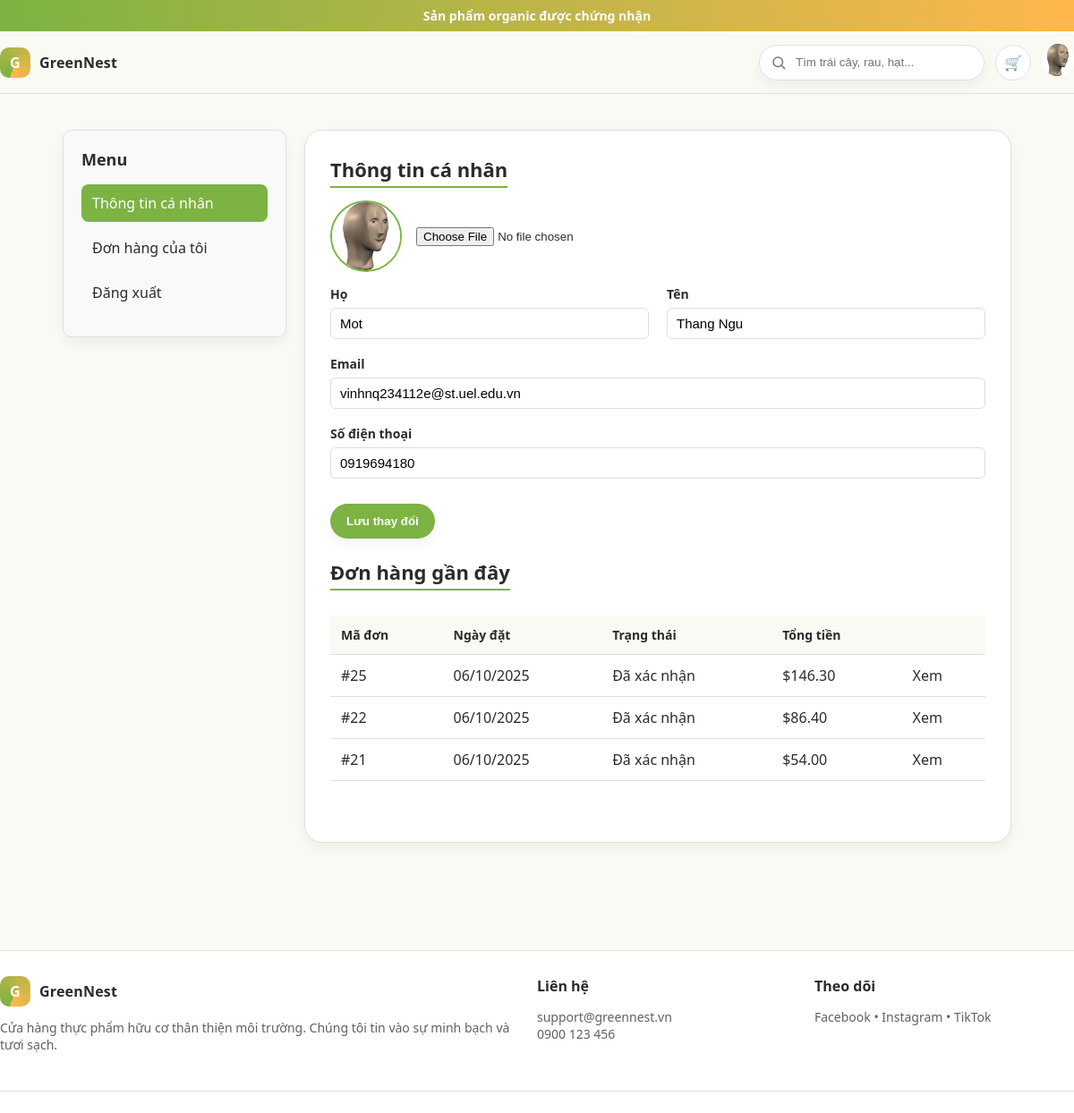
Screenshot of /myaccount/ (signed in) with the database file from the repository.
### app/models/user_customer.py (models this page shows, shortened)
class Customer(models.Model):
    user = models.OneToOneField(User, on_delete=models.CASCADE, null=True, blank=True)
    name = models.CharField(max_length=200, null=True)
    phone = models.CharField(max_length=15, null=True, blank=True)
    customer_image = models.ImageField(upload_to='Profile/', null=True, blank=True)

### app/models/order_payment.py (models this page shows, shortened)
class Order(models.Model):
    class Status(models.TextChoices):
        PLACED     = "placed",     "Đã đặt"
        PROCESSING = "processing", "Đang xử lý"
        CONFIRMED  = "confirmed",  "Đã xác nhận"
        SHIPPING   = "shipping",   "Đang vận chuyển"
        COMPLETED  = "completed",  "Hoàn tất"
        CANCELED   = "canceled",   "Đã hủy"
    PAYMENT_METHODS = [
        ("cash", "COD"),
        ("momo", "Momo"),
        ("vnpay", "VNPay"),
        ("bank", "Chuyển khoản"),
    ]
    customer= models.ForeignKey(Customer, on_delete=models.SET_NULL, null=True, blank=True)
    date_order= models.DateTimeField(auto_now_add=True)
    payment_method = models.CharField(max_length=20, choices=PAYMENT_METHODS, null=True, blank=True)
    complete = models.BooleanField(default=False)
    is_paid= models.BooleanField(default=False)
    used_reward= models.BooleanField(default=False)
    coupon= models.ForeignKey('Coupon', on_delete=models.SET_NULL, null=True, blank=True)
    status= models.CharField(max_length=20, choices=Status.choices, default=Status.PLACED)
    @property
    def get_cart_total(self):
        total = sum(item.get_total for item in self.orderitem_set.all())
        if self.used_reward:
            total *= Decimal("0.90")
        if self.coupon and self.coupon.is_valid():
            if self.coupon.discount_type == "percent":
                total *= (Decimal("1.0") - (self.coupon.discount_value / Decimal("100")))
            elif self.coupon.discount_type == "fixed":
                total -= self.coupon.discount_value
        return max(total, Decimal("0.00"))

class OrderItem(models.Model):
    order = models.ForeignKey(Order, on_delete=models.CASCADE)
    product = models.ForeignKey(Product, null=True, blank=True, on_delete=models.SET_NULL)
    combo = models.ForeignKey(Combo, null=True, blank=True, on_delete=models.SET_NULL)
    quantity = models.IntegerField(default=1)
    date_added = models.DateTimeField(auto_now_add=True)
    price = models.DecimalField(max_digits=10, decimal_places=2, default=0)
    @property
    def get_total(self):
        return self.price * self.quantity

### app/models/coupon.py (models this page shows, shortened)
class Coupon(models.Model):
    code = models.CharField(max_length=50, unique=True)
    description = models.TextField(null=True, blank=True)
    discount_type = models.CharField(
        max_length=10,
        choices=[("percent", "Percent"), ("fixed", "Fixed Amount")],
        default="percent"
    )
    discount_value = models.DecimalField(max_digits=10, decimal_places=2)
    valid_from = models.DateTimeField(default=timezone.now)
    valid_to = models.DateTimeField(null=True, blank=True)
    active = models.BooleanField(default=True)
    usage_limit = models.IntegerField(null=True, blank=True)
    used_count = models.IntegerField(default=0)
    min_order_value = models.DecimalField(max_digits=10, decimal_places=2, default=0)
    is_public = models.BooleanField(default=True)
    def is_valid(self):
        now = timezone.now()
        return (
            self.active
            and (self.valid_from <= now <= (self.valid_to or now))
            and (self.usage_limit is None or self.used_count < self.usage_limit)
        )

### app/views/view_auth.py (the view)
# urls.py: path('myaccount/', views.myaccount, name='myaccount'),
@login_required
def myaccount(request):
    view_mode = request.GET.get("view", "profile")
    customer = getattr(request.user, "customer", None)
    recent_orders = Order.objects.filter(customer=customer).order_by("-date_order")[:3]
    recent_order = Order.objects.filter(customer=customer).order_by("-date_order").first()
    return render(request, "app/myaccount.html", {
        "customer": customer,
        "recent_orders": recent_orders,
        "recent_order": recent_order,
        "active_tab": view_mode,
    })

### app/templates/app/myaccount.html (shortened to what this page needs)
{% extends "app/base.html" %}
{% load static %}
{% block content %}
<link rel="stylesheet" href="{% static 'app/css/myaccount.css' %}">
<section class="container account-wrapper">
  <aside class="account-sidebar">
    <h3>Menu</h3>
    <a href="{% url 'myaccount' %}?view=profile"
       class="{% if active_tab == 'profile' %}active{% endif %}">Thông tin cá nhân</a>
    <a href="{% url 'myaccount' %}?view=orders"
       class="{% if active_tab == 'orders' %}active{% endif %}">Đơn hàng của tôi</a>
    <a href="{% url 'logout' %}">Đăng xuất</a>
  </aside>
  <div class="account-content">
    {% if active_tab == "profile" %}
    <div class="account-section account-info">
      <h2>Thông tin cá nhân</h2>
      <form method="post" action="{% url 'editaccount' %}" enctype="multipart/form-data">
        <div class="avatar-wrapper">
          <img src="{% if customer.customer_image %}{{ customer.customer_image.url }}{% else %}{% static 'app/images/avtmacdinh.jpeg' %}{% endif %}"
               alt="Avatar" class="profile-avatar">
          <input type="file" name="customer_image" accept="image/*">
        </div>
        <div class="form-row">
          <div class="form-group">
            <label>Họ</label>
            <input type="text" name="first_name" value="{{ request.user.first_name }}">
          </div>
          <div class="form-group">
            <label>Tên</label>
            <input type="text" name="last_name" value="{{ request.user.last_name }}">
          </div>
        </div>
        <div class="form-group">
          <label>Email</label>
          <input type="email" name="email" value="{{ request.user.email }}">
        </div>
        <div class="form-group">
          <label>Số điện thoại</label>
          <input type="tel" name="phone" value="{{ customer.phone|default:'' }}">
        </div>
        <button type="submit" class="btn btn-primary" style="margin-top:10px;">Lưu thay đổi</button>
      </form>
      <br>
      <div class="account-section">
      <h2>Đơn hàng gần đây</h2>
        {% if recent_orders %}
        <table class="order-table">
          <thead> <tr>
            <th>Mã đơn</th>
            <th>Ngày đặt</th>
            <th>Trạng thái</th>
            <th>Tổng tiền</th>
            <th></th> </tr>
          </thead>
          <tbody>
            {% for order in recent_orders %}
            <tr>
              <td>#{{ order.id }}</td>
              <td>{{ order.date_order|date:"d/m/Y" }}</td>
              <td class="status">{{ order.get_status_display }}</td>
              <td>${{ order.get_cart_total|floatformat:2 }}</td>
              <td><a href="{% url 'orderdetail' order.id %}">Xem</a></td>
            </tr>
            {% endfor %}
          </tbody>
        </table>
        {% else %}
          <p>Bạn chưa có đơn hàng nào.</p>
        {% endif %}
      </div>
    </div>
    {% endif %}
  </div>
</section>
{% endblock %}

### app/templates/app/base.html (shortened to what this page needs)
{% load static %}
<!DOCTYPE html>
<html lang="vi">
<head>
  <link rel="stylesheet" href="{% static 'app/css/main.css' %}">
  <link rel="stylesheet" href="{% static 'app/css/btn.css' %}">
</head>
<body>
  <div class="bar">
    <div class="container">Sản phẩm organic được chứng nhận</div>
  </div>
  <header>
    <div class="container nav">
      <a class="brand" href="{% url 'home' %}">
        <div class="logo">G</div>
        <span>GreenNest</span>
      </a>
      <nav class="nav-right">
        <div class="search">
          <form method="get" action="{% url 'search' %}" style="display:flex; align-items:center; gap:8px;">
            <svg width="18" height="18" viewBox="0 0 24 24" fill="none">
              <path d="M21 21l-3.9-3.9" stroke="#777" stroke-width="2" stroke-linecap="round"/>
              <circle cx="11" cy="11" r="7" stroke="#777" stroke-width="2" fill="none"/>
            </svg>
            <input type="text" name="q" placeholder="Tìm trái cây, rau, hạt..." value="{{ request.GET.q|default:'' }}">
          </form>
        </div>
        <a class="icon-btn" href="{% url 'cart' %}">🛒</a>
        <div class="profile">
          {% if request.user.is_authenticated %}
            <img src="{% if request.user.customer.customer_image %}{{ request.user.customer.customer_image.url }}{% else %}{% static 'app/images/avtmacdinh.jpeg' %}{% endif %}"
                alt="Avatar" class="avatar">
          {% else %}
            <a href="{% url 'auth' %}">
              <h3>Login</h3>
            </a>
          {% endif %}
        </div>
      </nav>
    </div>
  </header>
  <main>
    {% block content %}{% endblock %}
  </main>
  <footer>
    <div class="container foot">
      <div>
        <div class="brand"><div class="logo">G</div><strong>GreenNest</strong></div>
        <p class="subtle">Cửa hàng thực phẩm hữu cơ thân thiện môi trường. Chúng tôi tin vào sự minh bạch và tươi sạch.</p>
      </div>
      <div>
        <h4>Liên hệ</h4>
        <p class="subtle">support@greennest.vn<br/>0900 123 456</p>
      </div>
      <div>
        <h4>Theo dõi</h4>
        <p class="subtle">Facebook • Instagram • TikTok</p>
      </div>
    </div>
    <div class="credits"></div>
  </footer>
</body>
</html>

### app/static/app/css/main.css (style rules this page uses)
:root { --green: #7CB342; --brown: #A1887F; --cream: #FAFAF5; --orange: #FFB74D; --gray: #E0E0E0; --text: #2b2b2b; --muted: #606060; --radius: 20px; --shadow: 0 10px 20px rgba(0, 0, 0, .06); --shadow-soft: 0 6px 14px rgba(0, 0, 0, .05); --max: 1200px; }
* { box-sizing: border-box }
html, body { height: 100%; margin: 0; }
body { display: flex; flex-direction: column; font-family: system-ui, -apple-system, Segoe UI, Roboto, Helvetica, Arial, "Apple Color Emoji", "Segoe UI Emoji"; color: var(--text); background: var(--cream); }
main { flex: 1; padding-bottom: 80px; }
a { color: inherit; text-decoration: none }
.container { max-width: var(--max); margin: 0 auto; padding: 0 20px }
.btn { display: inline-block; padding: 12px 18px; border-radius: 999px; font-weight: 600; transition: .2s ease; }
.btn-primary { background: var(--green); color: white; box-shadow: var(--shadow-soft); }
.bar { background: linear-gradient(90deg, var(--green), var(--orange)); color: white; font-weight: 600; }
.bar .container { display: flex; align-items: center; justify-content: center; gap: 8px; padding: 8px 20px; font-size: 14px }
header { position: sticky; top: 0; z-index: 50; background: rgba(250, 250, 245, .9); backdrop-filter: blur(8px); border-bottom: 1px solid var(--gray) }
.nav { display: flex; align-items: center; justify-content: space-between; padding: 14px 0 }
.brand { display: flex; align-items: center; gap: 10px; font-weight: 800; letter-spacing: .2px }
.logo { width: 34px; height: 34px; border-radius: 10px; background: conic-gradient(from 200deg, var(--green), var(--orange)); display: grid; place-items: center; color: white; font-weight: 900 }
.nav-right { display: flex; align-items: center; gap: 12px }
.search { display: flex; align-items: center; gap: 8px; background: white; border: 1px solid var(--gray); padding: 10px 12px; border-radius: 999px; box-shadow: var(--shadow-soft) }
.search input { border: none; outline: none; width: 200px }
.icon-btn { width: 40px; height: 40px; border-radius: 999px; display: grid; place-items: center; border: 1px solid var(--gray); background: white }
footer { margin-top: auto; border-top: 1px solid var(--gray); background: white }
.foot { display: grid; grid-template-columns: 2fr 1fr 1fr; gap: 20px; padding: 28px 0 }
.foot h4 { margin: 0 0 10px }
.subtle { color: var(--muted); font-size: 14px }
.credits { border-top: 1px solid var(--gray); padding: 12px 0; font-size: 13px; color: var(--muted) }
.form-row { display: grid; grid-template-columns: 1fr 1fr; gap: 20px; }
.form-group { display: flex; flex-direction: column; margin-bottom: 18px; }
.form-group label { font-weight: 600; font-size: 14px; margin-bottom: 6px; }
.form-group input, .form-group select, .form-group textarea { padding: 12px 14px; border: 1px solid var(--gray); border-radius: 10px; font-size: 15px; transition: border .2s; }
.account-wrapper { display: grid; grid-template-columns: 250px 1fr; gap: 28px; margin: 40px auto; max-width: 1100px; }
.account-sidebar { background: white; border: 1px solid var(--gray); border-radius: var(--radius); box-shadow: var(--shadow-soft); padding: 20px; }
.account-sidebar h3 { margin-top: 0; margin-bottom: 16px; font-size: 18px; }
.account-sidebar a { display: block; padding: 10px 12px; border-radius: 8px; margin-bottom: 8px; font-weight: 500; color: var(--text); }
.account-sidebar a:hover, .account-sidebar a.active { background: var(--green); color: white; }
.account-content { background: white; border: 1px solid var(--gray); border-radius: var(--radius); box-shadow: var(--shadow-soft); padding: 28px; }
.account-section { margin-bottom: 40px; }
.account-section h2 { font-size: 22px; margin: 0 0 14px; border-bottom: 2px solid var(--green); display: inline-block; padding-bottom: 4px; }
.order-table { width: 100%; border-collapse: collapse; }
.order-table th, .order-table td { border-bottom: 1px solid var(--gray); padding: 12px; text-align: left; }
.order-table th { background: var(--cream); font-size: 14px; }
.form-group label { margin-bottom: 6px; font-weight: 600; font-size: 14px; }
.form-group input { padding: 12px; border: 1px solid var(--gray); border-radius: 10px; font-size: 15px; }
.order-table { width: 100%; border-collapse: collapse; margin-top: 14px; }
.order-table th, .order-table td { border-bottom: 1px solid var(--gray); padding: 12px; }

### app/static/app/css/btn.css (style rules this page uses)
.btn.btn-primary, .btn-primary { background: var(--green); color: white; box-shadow: var(--shadow-soft); border: none; outline: none !important; }

### rows the page displays
Customer: customer_image (picture), phone "0919694180"
Order: id "25", date_order "06/10/2025", status "Đã xác nhận", get_cart_total "146.30"
Order: id "22", date_order "06/10/2025", status "Đã xác nhận", get_cart_total "86.40"
Order: id "21", date_order "06/10/2025", status "Đã xác nhận", get_cart_total "54.00"
